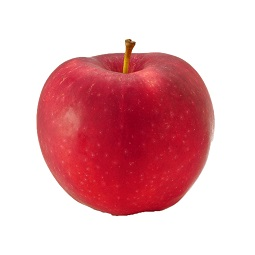
%> input picture HSV_hist/apples.jpg, 255 x 255 px
$ octave yuzhifenge.m   (GNU Octave 9; MATLAB toolbox functions it lacks are replaced by stand-ins)
%> lines starting %> are read from the running program, lines starting %| are printed output that depends on the picture; in (x1, y1, x2, y2) boxes, pixels count from 0 and x2, y2 are one past the last pixel; in counts of white or black regions, pixels touching at a corner belong together; the program's own positions count from 1
clc,clear
I=imread('apples.jpg');
%> I is the input picture: size 255x255x3 uint8; mean R, G, B 229.9, 176.6, 182
I=rgb2gray(I);
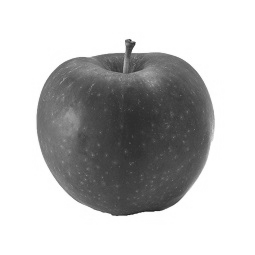
%> I: size 255x255 uint8; min 34, max 255, mean 193.1
imshow(I);
%输出直方图
figure;imhist(I);
%> after `imhist(I)`:
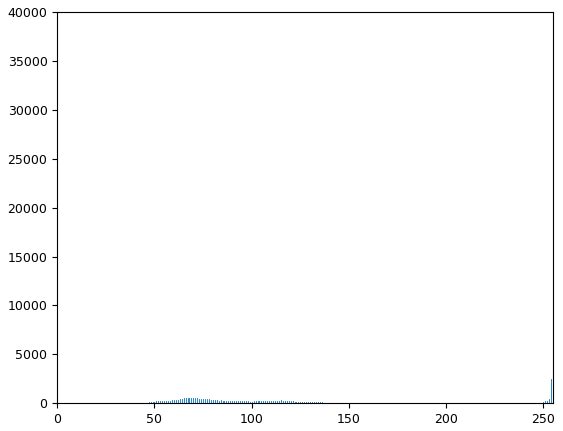
%> figure redrawn from the program's plot data; highest point at x = 255, y = 37305
%人工选定阈值进行分割，选择阈值为120
[width,height]=size(I);
%> width = 255; height = 255
T1=120;
for i=1:width
    for j=1:height
        if(I(i,j)<T1)
            BW1(i,j)=0;
        else
            BW1(i,j)=1;
        end
    end
end
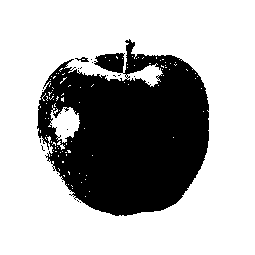
%> BW1: size 255x255 double; values 0 (black) and 1 (white), 68% white; 19 black regions (17 under 20 px), largest, box (x1, y1, x2, y2) and area: (37, 39, 209, 216) 20711, (75, 57, 89, 62) 36
figure;imshow(BW1),title('人工阈值进行分割');
%自动选择阈值
T2=graythresh(I);
%> T2 = 0.667

BW2=im2bw(I,0.9);%Otus阈值进行分割
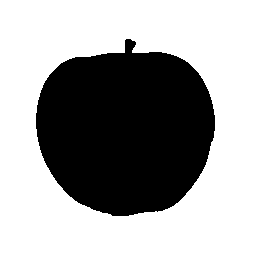
%> BW2: size 255x255 logical; 63% white; 1 black region, box (x1, y1, x2, y2) and area: (36, 39, 215, 216) 24036
figure;imshow(BW2),title('Otus阈值进行分割');
bw=edge(BW2,'canny');
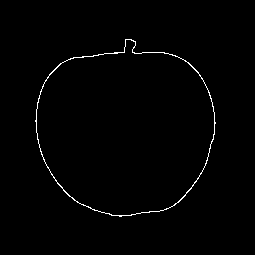
%> bw: size 255x255 logical; 1% white in thin lines or dots, all inside (x1, y1, x2, y2) = (35, 39, 216, 217)
figure,imshow(bw);
